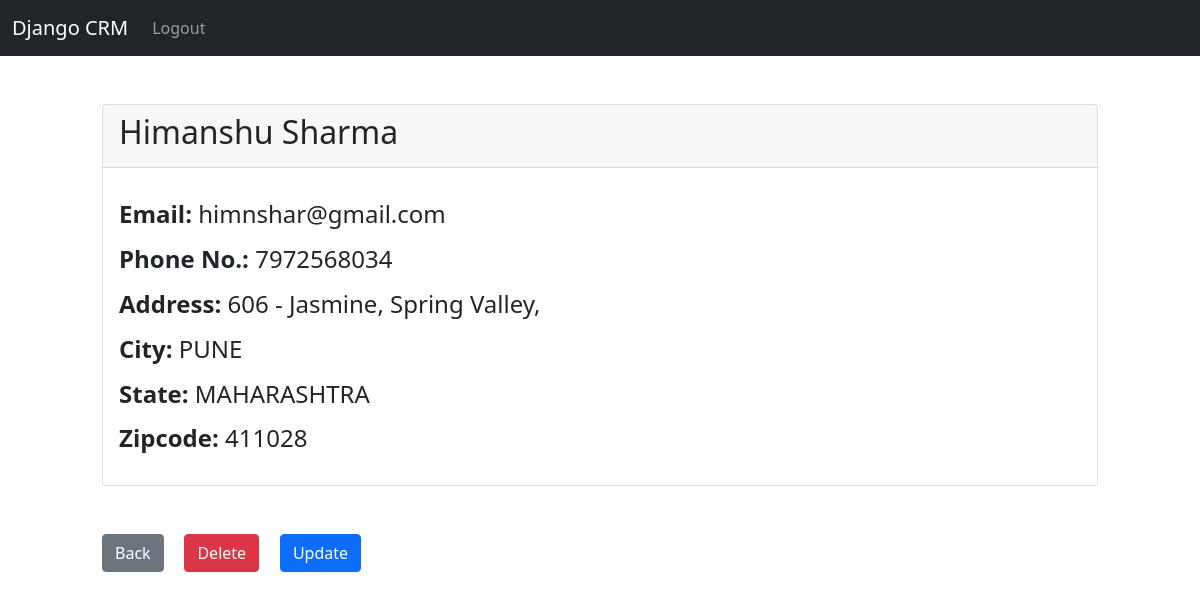
The page /record/1 (signed in) on the database as committed earlier.
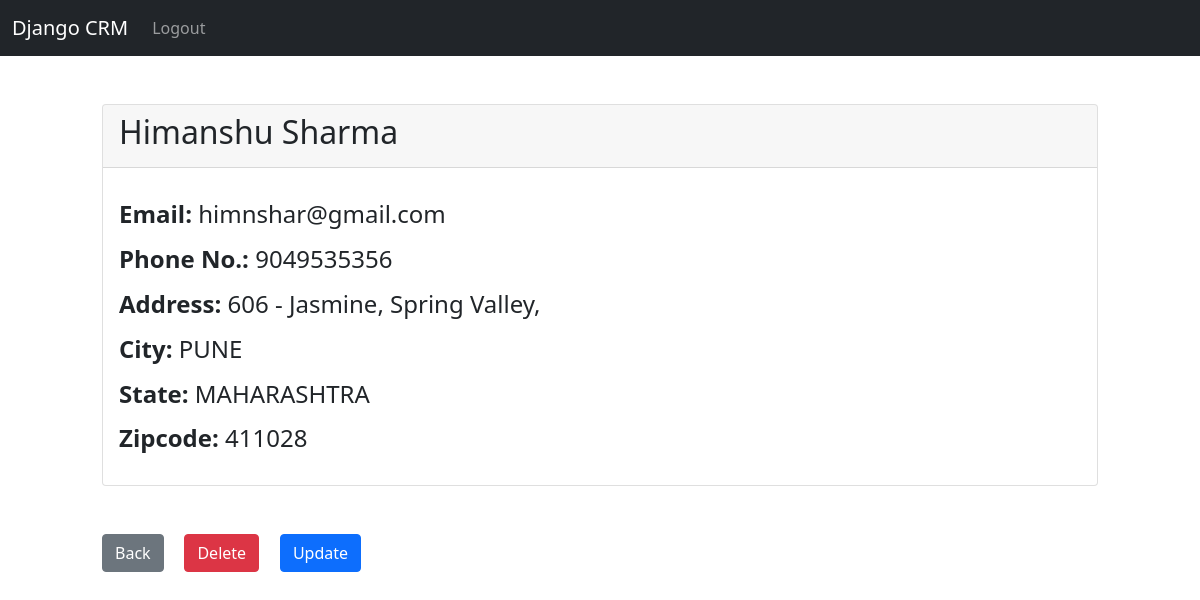
The same page on the database as committed later.
### website/models.py (models this page shows, shortened)
class Records(models.Model):
    created_at = models.DateTimeField(auto_now_add = True)
    first_name = models.CharField(max_length = 50)
    last_name = models.CharField(max_length = 50)
    email = models.EmailField(max_length = 100)
    phone = models.CharField(max_length = 50)
    address = models.CharField(max_length = 200)
    city = models.CharField(max_length = 30)
    state = models.CharField(max_length = 30)
    zipcode = models.CharField(max_length = 10)

### website/views.py (the view)
# urls.py: path('record/<int:pk>', views.view_record, name='view'),
def view_record(request,pk):
    if request.user.is_authenticated:
        customer_record = Records.objects.get(id=pk)
        return render(request,'record.html',{'customer_record': customer_record})
    else:
        messages.success(request,"You must be logged in to view that page!")
        return redirect('home')

### website/templates/record.html (shortened to what this page needs)
{% extends 'base.html' %}
{% block content%}
<div class="row">
    <div class=col-1></div>
        <div class=col-10>
            <div class="col-auto mb-3">
            <br>
            <div class="card">
                <div class="card-header">
                    <p class="h2"> {{ customer_record.first_name }} {{customer_record.last_name}}</p>
                </div>
                <div class="card-body">
                    <p class="card-text">
                        <p class="h4">
                            <strong>
                                Email:
                            </strong>
                            {{ customer_record.email }}
                        </p>
                    </p>
                    <p class="card-text">
                        <p class="h4">
                            <strong>
                                Phone No.:
                            </strong>
                            {{ customer_record.phone }}
                        </p>
                    </p>
                    <p class="card-text">
                        <p class="h4">
                            <strong>
                                Address:
                            </strong>
                            {{ customer_record.address }}
                        </p>
                    </p>
                    <p class="card-text">
                        <p class="h4">
                            <strong>
                                City:
                            </strong>
                            {{ customer_record.city }}
                        </p>
                    </p>
                    <p class="card-text">
                        <p class="h4">
                            <strong>
                                State:
                            </strong>
                            {{ customer_record.state }}
                        </p>
                    </p>
                    <p class="card-text">
                        <p class="h4">
                            <strong>
                                Zipcode:
                            </strong>
                            {{ customer_record.zipcode }}
                        </p>
                    </p>
                </div>
             </div>
            <br><br>
            <a href="{% url 'home' %}" class="btn btn-secondary">Back</a>&nbsp;&nbsp;&nbsp;&nbsp;
            <a href="{% url 'delete' customer_record.id %}" class="btn btn-danger">Delete</a>&nbsp;&nbsp;&nbsp;&nbsp;
            <a href="{% url 'update' customer_record.id %}" class="btn btn-primary">Update</a>&nbsp;&nbsp;&nbsp;&nbsp;
            </div>
        </div>
    </div>
{% endblock %}

Rows that differ between the two databases and show on the page:
changed Records "Himanshu": phone "7972568034" → "9049535356"
